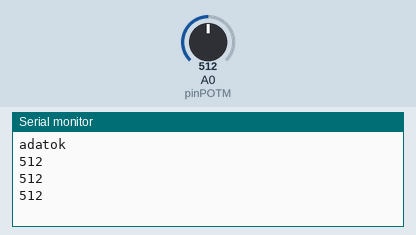
Recording of a sketch running on a simulated Arduino Uno, built with avr-gcc and run on an emulated ATmega328P. Parts: the last lines printed to the serial monitor. The test bench sets the inputs (shaded band); at power-on: A0 (pinPOTM) = 512.

Above: at 1.3 s.
1.4 s: A0 (pinPOTM) set to 716
At 1.9 s:
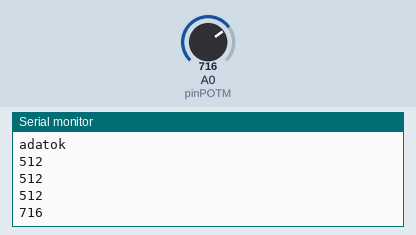
2.9 s: A0 (pinPOTM) set to 900
At 3.4 s:
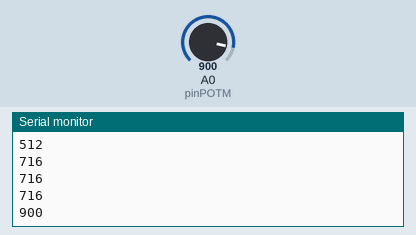
Timing chart, 0 to 5.9 s (numbered marks = the images above; inputs shaded):
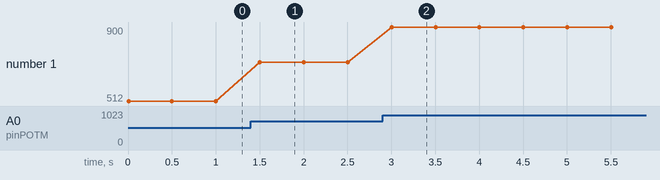

Measured:
- after the input at 1.4 s, the serial monitor: prints a new line after 0.10 s (image 1)
- after the input at 2.9 s, the serial monitor: prints a new line after 0.10 s (image 2)
- plotted number 1: 512 → 716 after the input at 1.4 s, 716 → 900 after the input at 2.9 s

The sketch:

adc.ino
```cpp
int pinPOTM = A0;             // az analog szenzor kimeno laba

void setup() {
  Serial.begin(9600);         // soros vonal beallitasa
  Serial.println("adatok");   // hello uzenet
}

void loop() {
  int sample = analogRead(pinPOTM); // szenzor kiolvasasa
  Serial.println(sample);     // adatok soros vonalra irasa
  delay(500);                 // 0,5 sec szusszanas a kovetkezo minta elott
}
```
